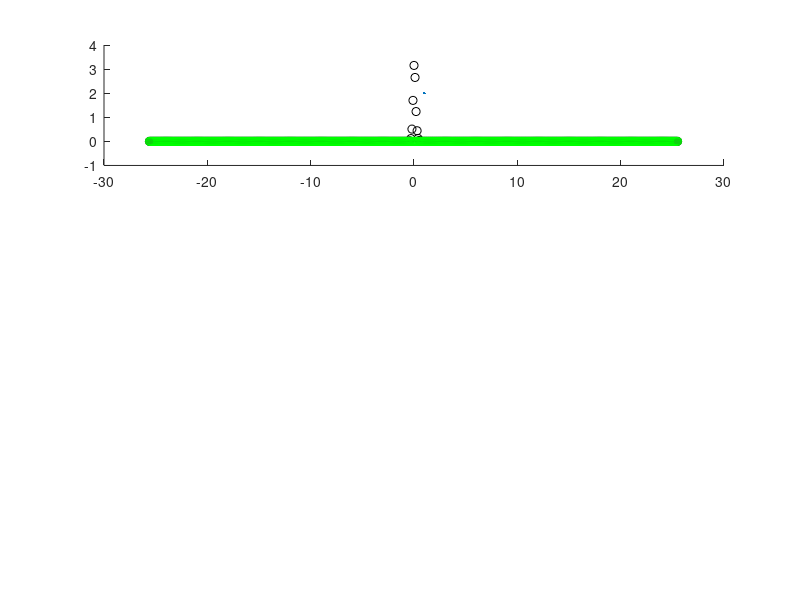

This figure's MATLAB source: (Note: this script raises an error after producing the figure.)
%% COMP0043 - Numerical Methods for Finance

%  Date: 11th May 2022
%  Assessment 2: Summer Exam (60%)

% ===========================
%     --- Question 2 ---
% ===========================

clear all
close all

% Parameters
npaths = 20000 ; % Number of paths to be simulated
T = 1 ; % Time horizon
nsteps = 200 ; % Number of timesteps
dt = T/nsteps ; % Size of the timesteps
t = 0:dt:T ; % Discretization of our time grid
theta = 0.2 ; % Drift term for our time-changed process
sigma = 0.3 ; % Vol/diffusion term for our time-changed process
kappa = 0.05 ; % Parameter for the Gamma Process = 1/lambda = 1/rate

%% Monte Carlo Simualtion - npaths x nsteps

% First we must compute a [npaths,nsteps] matrix containing the Gamma
% increments of the Gamma random clock.
% Algorithm Step 1 - Ballotta & Fusai p.189
dG = gamrnd(dt/kappa,kappa,[npaths,nsteps]) ;

% Now we compute our traditional ABM but under the Gamma random clock
dX = theta*dG + sigma*sqrt(dG).*randn([npaths,nsteps]) ;

% Now we cumulatively sum the increments
X = [zeros([npaths,1]) , cumsum(dX,2)] ;

%% FFT
% Since we are working with a numerical algorithm we need an appropriate
% grid over which to work. As a rule its always best to define the number
% of grid points to be a power of 2. 

% GRID IN REAL SPACE
N = 512; % Number of grid points 
dx = 0.1; % Grid step size in real space
upperx = N*dx; % Upper truncation limit in real space
x = dx*(-N/2:N/2-1); % Grid in real space

% GRID IN FOURIER SPACE (Pulsation)
dxi = (2*pi)/(N*dx); % Grid step size in fourier space
upperxi = N*dxi; % Upper truncation limit in fourier space
xi = dxi*(-N/2:N/2-1); % Grid in fourier space

% Define the times for the FFT to transform
t1 = 0.2;
t2 = 0.5;
t3 = 1;

% Pulsation space: xi at t1
char_func = (1 - 1i*xi*theta*kappa + 0.5*kappa*(xi*sigma).^2).^(-t1/kappa);
f_X1 = fftshift(fft(ifftshift(char_func)))/upperx;

% Pulsation space: xi at t1
char_func = (1 - 1i*xi*theta*kappa + 0.5*kappa*(xi*sigma).^2).^(-t2/kappa);
f_X2 = fftshift(fft(ifftshift(char_func)))/upperx;

% Pulsation space: xi at t1
char_func = (1 - 1i*xi*theta*kappa + 0.5*kappa*(xi*sigma).^2).^(-t3/kappa);
f_X3 = fftshift(fft(ifftshift(char_func)))/upperx;

%% Figures

close all

figure(1)

subplot(3,1,1)
hold on;
plot(x,real(f_X1),'ko', LineWidth=2)
plot(x,imag(f_X1),'go')
histogram(X(:,40), numbins=100, Normalization='pdf',FaceColor='auto');
axis([-1 1 0 4])
title('FFT PDF of VG in $\xi$ at t=0.2',Interpreter='latex')
xlabel('x')
ylabel('f_X(x,0.2)')
legend('Re(fn)','Im(fn)')

subplot(3,1,2)
hold on;
plot(x,real(f_X2),'ko', LineWidth=2)
plot(x,imag(f_X2),'go')
histogram(X(:,100), numbins=100, Normalization='pdf',FaceColor='auto');
axis([-1 1 0 4])
title('FFT PDF of VG in $\xi$ at t=0.5',Interpreter='latex')
xlabel('x')
ylabel('f_X(x,0.5)')

subplot(3,1,3)
hold on;
plot(x,real(f_X3),'ko', LineWidth=2)
plot(x,imag(f_X3),'go')
histogram(X(:,end), numbins=100, Normalization='pdf',FaceColor='auto');
axis([-1 1 0 4])
title('FFT PDF of VG in $\xi$ at t=1',Interpreter='latex')
xlabel('x')
ylabel('f_X(x,1)')











